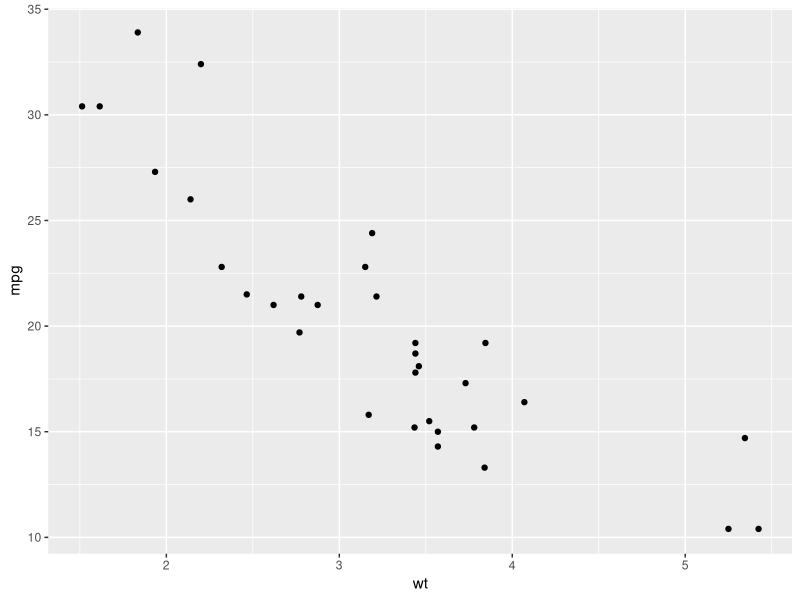

This figure's R source:
## ---- chunk 1
knitr::opts_chunk$set(echo = TRUE)
## ---- chunk 2
cars <- mtcars
library(ggplot2)
## ---- chunk 3
wt_mpg <- ggplot(cars, aes(x = wt, y = mpg)) +
  geom_point()
wt_mpg
